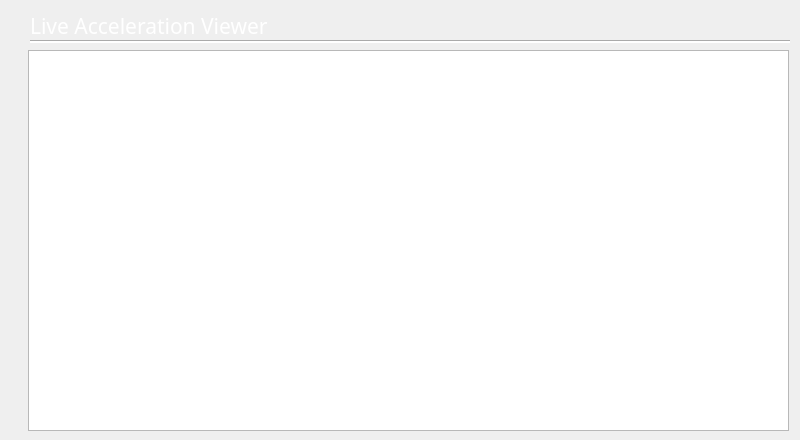
    <widget class="QWidget" name="Accelerometer">
     <attribute name="title">
      <string>Accelerometer</string>
     </attribute>
     <widget class="QTextEdit" name="Rmessages_2">
      <property name="geometry">
       <rect>
        <x>28</x>
        <y>50</y>
        <width>761</width>
        <height>381</height>
       </rect>
      </property>
      <property name="font">
       <font>
        <family>Bahnschrift SemiCondensed</family>
        <pointsize>20</pointsize>
       </font>
      </property>
      <property name="styleSheet">
       <string notr="true">color: rgb(255, 255, 255);</string>
      </property>
      <property name="readOnly">
       <bool>true</bool>
      </property>
     </widget>
     <widget class="QLabel" name="liveAcceleration_T">
      <property name="geometry">
       <rect>
        <x>30</x>
        <y>10</y>
        <width>761</width>
        <height>31</height>
       </rect>
      </property>
      <property name="palette">
       <palette>
        <active>
         <colorrole role="WindowText">
          <brush brushstyle="SolidPattern">
           <color alpha="255">
            <red>255</red>
            <green>255</green>
            <blue>255</blue>
           </color>
          </brush>
         </colorrole>
         <colorrole role="Button">
          <brush brushstyle="SolidPattern">
           <color alpha="255">
            <red>0</red>
            <green>0</green>
            <blue>0</blue>
           </color>
          </brush>
         </colorrole>
         <colorrole role="Text">
          <brush brushstyle="SolidPattern">
           <color alpha="255">
            <red>255</red>
            <green>255</green>
            <blue>255</blue>
           </color>
          </brush>
         </colorrole>
         <colorrole role="ButtonText">
          <brush brushstyle="SolidPattern">
           <color alpha="255">
            <red>255</red>
            <green>255</green>
            <blue>255</blue>
           </color>
          </brush>
         </colorrole>
         <colorrole role="Base">
          <brush brushstyle="SolidPattern">
           <color alpha="255">
            <red>0</red>
            <green>0</green>
            <blue>0</blue>
           </color>
          </brush>
         </colorrole>
         <colorrole role="Window">
          <brush brushstyle="SolidPattern">
           <color alpha="255">
            <red>0</red>
            <green>0</green>
            <blue>0</blue>
           </color>
          </brush>
         </colorrole>
         <colorrole role="PlaceholderText">
          <brush brushstyle="NoBrush">
           <color alpha="128">
            <red>255</red>
            <green>255</green>
            <blue>255</blue>
           </color>
          </brush>
         </colorrole>
        </active>
        <inactive>
         <colorrole role="WindowText">
          <brush brushstyle="SolidPattern">
           <color alpha="255">
            <red>255</red>
            <green>255</green>
            <blue>255</blue>
           </color>
          </brush>
         </colorrole>
         <colorrole role="Button">
          <brush brushstyle="SolidPattern">
           <color alpha="255">
            <red>0</red>
            <green>0</green>
            <blue>0</blue>
           </color>
          </brush>
         </colorrole>
         <colorrole role="Text">
          <brush brushstyle="SolidPattern">
           <color alpha="255">
            <red>255</red>
            <green>255</green>
            <blue>255</blue>
           </color>
          </brush>
         </colorrole>
         <colorrole role="ButtonText">
          <brush brushstyle="SolidPattern">
           <color alpha="255">
            <red>255</red>
            <green>255</green>
            <blue>255</blue>
           </color>
          </brush>
         </colorrole>
         <colorrole role="Base">
          <brush brushstyle="SolidPattern">
           <color alpha="255">
            <red>0</red>
            <green>0</green>
            <blue>0</blue>
           </color>
          </brush>
         </colorrole>
         <colorrole role="Window">
          <brush brushstyle="SolidPattern">
           <color alpha="255">
            <red>0</red>
            <green>0</green>
            <blue>0</blue>
           </color>
          </brush>
         </colorrole>
         <colorrole role="PlaceholderText">
          <brush brushstyle="NoBrush">
           <color alpha="128">
            <red>255</red>
            <green>255</green>
            <blue>255</blue>
           </color>
          </brush>
         </colorrole>
        </inactive>
        <disabled>
         <colorrole role="WindowText">
          <brush brushstyle="SolidPattern">
           <color alpha="255">
            <red>255</red>
            <green>255</green>
            <blue>255</blue>
           </color>
          </brush>
         </colorrole>
         <colorrole role="Button">
          <brush brushstyle="SolidPattern">
           <color alpha="255">
            <red>0</red>
            <green>0</green>
            <blue>0</blue>
           </color>
          </brush>
         </colorrole>
         <colorrole role="Text">
          <brush brushstyle="SolidPattern">
           <color alpha="255">
            <red>255</red>
            <green>255</green>
            <blue>255</blue>
           </color>
          </brush>
         </colorrole>
         <colorrole role="ButtonText">
          <brush brushstyle="SolidPattern">
           <color alpha="255">
            <red>255</red>
            <green>255</green>
            <blue>255</blue>
           </color>
          </brush>
         </colorrole>
         <colorrole role="Base">
          <brush brushstyle="SolidPattern">
           <color alpha="255">
            <red>0</red>
            <green>0</green>
            <blue>0</blue>
           </color>
          </brush>
         </colorrole>
         <colorrole role="Window">
          <brush brushstyle="SolidPattern">
           <color alpha="255">
            <red>0</red>
            <green>0</green>
            <blue>0</blue>
           </color>
          </brush>
         </colorrole>
         <colorrole role="PlaceholderText">
          <brush brushstyle="NoBrush">
           <color alpha="128">
            <red>255</red>
            <green>255</green>
            <blue>255</blue>
           </color>
          </brush>
         </colorrole>
        </disabled>
       </palette>
      </property>
      <property name="font">
       <font>
        <family>Bahnschrift SemiCondensed</family>
        <pointsize>16</pointsize>
        <weight>50</weight>
        <bold>false</bold>
        <underline>false</underline>
       </font>
      </property>
      <property name="autoFillBackground">
       <bool>false</bool>
      </property>
      <property name="styleSheet">
       <string notr="true">color: rgb(255, 255, 255);</string>
      </property>
      <property name="text">
       <string>Live Acceleration Viewer</string>
      </property>
      <property name="alignment">
       <set>Qt::AlignLeading|Qt::AlignLeft|Qt::AlignVCenter</set>
      </property>
     </widget>
     <widget class="Line" name="line_T_3">
      <property name="geometry">
       <rect>
        <x>30</x>
        <y>40</y>
        <width>760</width>
        <height>3</height>
       </rect>
      </property>
      <property name="styleSheet">
       <string notr="true">color: rgb(255, 255, 255);
background-color: rgb(255, 255, 255);</string>
      </property>
      <property name="orientation">
       <enum>Qt::Horizontal</enum>
      </property>
     </widget>
    </widget>
